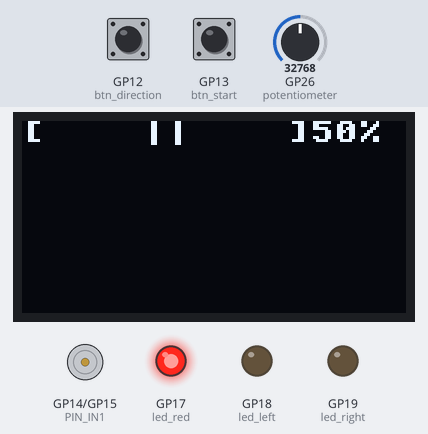
The program below on a simulated Raspberry Pi Pico running MicroPython. Shown: 128×64 one-colour display, motor-driver pin pairs drawn as motors (green arrow = first pin HIGH = forward, orange = second pin HIGH = backward, longer = more drive, scaled by the enable pin), output pins drawn as LEDs (lit = HIGH). Dashed ring = blinking. The inputs (shaded band) are chosen by the test bench; at power-on: GP13 (btn_start) LOW, GP12 (btn_direction) LOW, GP26 (potentiometer) = 32768 (analog values on the 0–65535 scale). Library files of the repository ran but are not shown: ssd1306.py; what the program prints to the serial console is not drawn.

Above: at 1.2 s.
1.3 s: GP13 (btn_start) pulled HIGH for 3.2 s
At 3.2 s:
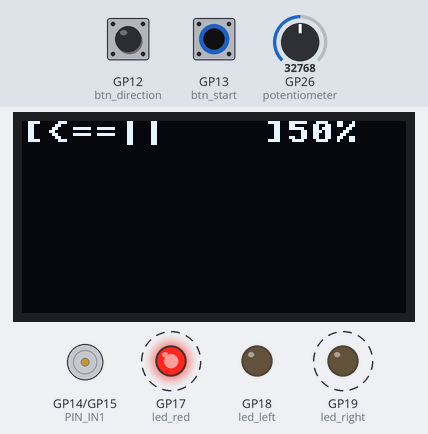
6.0 s: GP12 (btn_direction) pulled HIGH for 3.2 s
At 10.0 s:
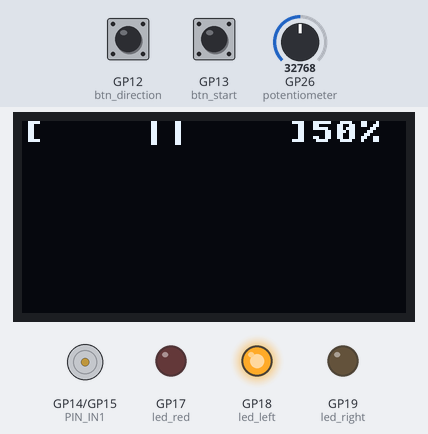
12.2 s: GP26 (potentiometer) set to 45874
At 12.8 s:
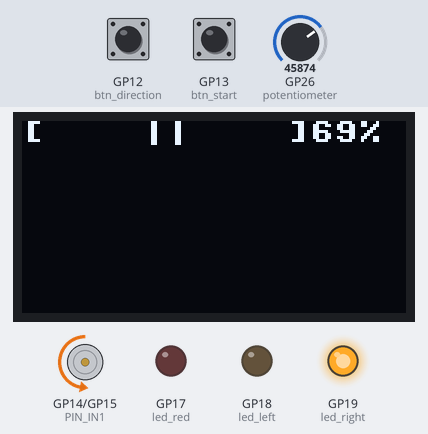
14.5 s: GP13 (btn_start) pulled HIGH for 0.15 s
At 14.8 s:
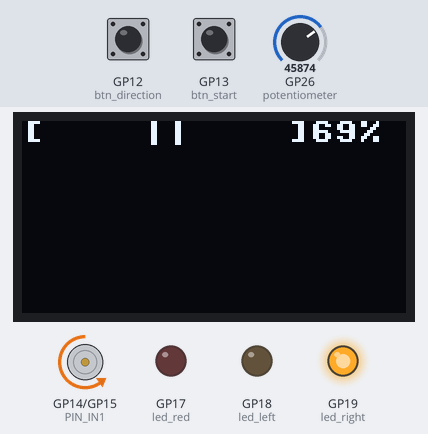
17.6 s: GP12 (btn_direction) pulled HIGH for 0.15 s
At 18.1 s:
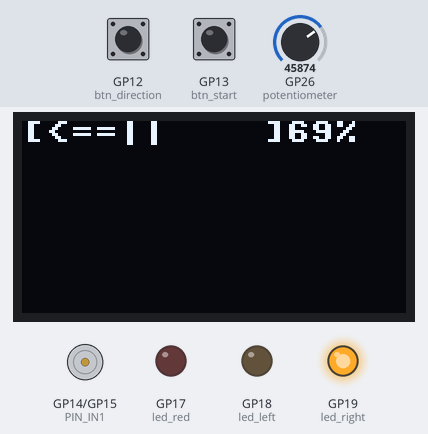
20.7 s: GP26 (potentiometer) set to 57670
At 21.5 s:
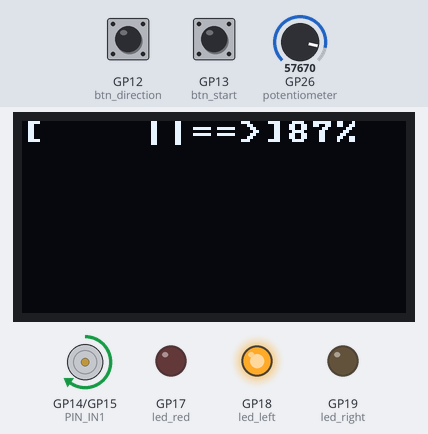
Timing chart, 0 to 23.7 s (numbered marks = the images above; inputs shaded):
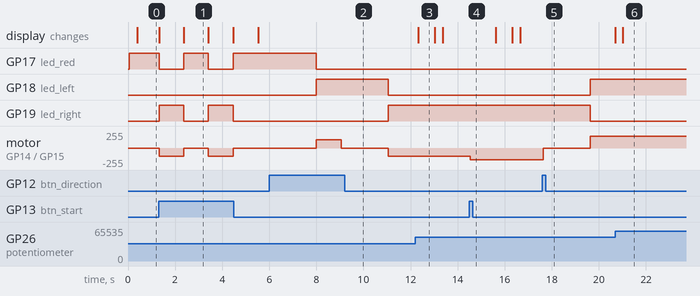

The program:

mode1.py
```python
from lib.drv8833 import DRV8833
import time
from lib.led import LED
from lib.button import Button
from lib.oled import OLED
from lib.potentiometer import Potentiometer

""" Program for controlling motor with displayed values"""
print("Mode 1 program")


# set pins of LEDs
led_green = LED(16)
led_red = LED(17)
led_left = LED(18)
led_right = LED(19)
btn_start = Button(13)
btn_direction = Button(12)

# init display at 0x3C
oled = OLED(sda_pin=20,scl_pin=21)


# Motor Driver (DRV8833)
PIN_IN1 = 14
PIN_IN2 = 15
motor = DRV8833(pin_in1=PIN_IN1, pin_in2=PIN_IN2)

#setup potentiometer
potentiometer = Potentiometer(26)

motorDirection: bool = False
motorState: bool = False
motor_speed = potentiometer.get_percentage()


def motorForward():
    motor.forward(motor_speed)
    led_green.on()
    led_red.off()
    led_left.on()
    led_right.off()

def motorBackward():
    motor.backward(motor_speed)
    led_green.on()
    led_red.off()
    led_left.off()
    led_right.on()

def motorStop():
    motor.stop()
    led_red.on()
    led_green.off()
    led_left.off()
    led_right.off()


def motorToggleDir():
    motor.stop()
    time.sleep(2)
    if(motorDirection):
        motorForward()

    else:
        motorBackward()


# returns the string for displaying progressbar
def progressBar():
    oled.clear()
    if(motorState):
        if(motorDirection):
            return "[    ||==>]"
        else:
            return "[<==||    ]"
    else:
        return "[    ||    ]"

motorStop()
try:
    while True:
        # read value from potentiometer
        motor_speed = potentiometer.get_percentage()
        # print out the progressbar and motor speed in percents
        oled.print_text(progressBar() + f"{motor_speed}%")
        if(btn_start.is_pressed()):
            print("start pressed")
            motorState = not motorState
            if(motorState): # if motor is running
                if(motorDirection): # resolve direction in which to spin
                    motorForward()

                else:
                    motorBackward()
            else:
                motorStop()
            time.sleep(1)
        if(btn_direction.is_pressed()):
            print("dir pressed")
            motorDirection = not motorDirection

            motorToggleDir()
            time.sleep(1)
# for stopping the program
except KeyboardInterrupt:
        motorStop()
        print("\n Program stopped")
        motor.stop()
```

drv8833.py
```python
from machine import Pin, PWM

class DRV8833:
    def __init__(self, pin_in1, pin_in2):
        self.pwm1 = PWM(Pin(pin_in1, Pin.OUT))
        self.pwm2 = PWM(Pin(pin_in2, Pin.OUT))
        self.pwm1.freq(1000)
        self.pwm2.freq(1000)
        self.stop()

    def _calculate_speed(self, speed):
        if speed < 0:
            speed = 0
        if speed > 100:
            speed = 100
        return int((speed / 100.0) * 65535)

    def forward(self, speed):
        pwm_val = self._calculate_speed(speed)
        self.pwm1.duty_u16(pwm_val)
        self.pwm2.duty_u16(0)

    def backward(self, speed):
        pwm_val = self._calculate_speed(speed)
        self.pwm1.duty_u16(0)
        self.pwm2.duty_u16(pwm_val)

    def stop(self):
        self.pwm1.duty_u16(0)
        self.pwm2.duty_u16(0)
```

led.py
```python
from machine import Pin, PWM

class LED:
    def __init__(self, pin_num):
        self.pin = Pin(pin_num, Pin.OUT)
        self.off()

    def on(self):
        self.pin.value(1)

    def off(self):
        self.pin.value(0)

    def toggle(self):
        self.pin.toggle()

class DimmableLED:
    def __init__(self, pin_num, freq=1000):
        self.pwm = PWM(Pin(pin_num, Pin.OUT))
        self.pwm.freq(freq)
        self.off()

    def set_brightness(self, percentage):
        if percentage < 0:
            percentage = 0
        if percentage > 100:
            percentage = 100
        self.pwm.duty_u16(int((percentage / 100.0) * 65535))

    def on(self):
        self.set_brightness(100)

    def off(self):
        self.set_brightness(0)
```

button.py
```python
from machine import Pin

class Button:
    def __init__(self, pin_num):
        self.pin = Pin(pin_num, Pin.IN, Pin.PULL_DOWN)

    def is_pressed(self):
        return self.pin.value() == 1
```

oled.py
```python
from machine import Pin, I2C
import ssd1306

class OLED:
    def __init__(self, i2c_num=0, sda_pin=0, scl_pin=1, width=128, height=64):
        self.width = width
        self.height = height
        self.i2c = I2C(i2c_num, sda=Pin(sda_pin), scl=Pin(scl_pin), freq=400000)
        self.display = ssd1306.SSD1306_I2C(self.width, self.height, self.i2c)
        self.clear()

    def clear(self):
        self.display.fill(0)
        self.display.show()

    def print_text(self, text, x=0, y=0):
        self.display.text(str(text), x, y)
        self.display.show()

    def draw_pixel(self, x, y, color=1):
        self.display.pixel(x, y, color)
        self.display.show()

    def draw_line(self, x1, y1, x2, y2, color=1):
        self.display.line(x1, y1, x2, y2, color)
        self.display.show()

    def draw_rect(self, x, y, w, h, color=1, filled=False):
        if filled:
            self.display.fill_rect(x, y, w, h, color)
        else:
            self.display.rect(x, y, w, h, color)
        self.display.show()
```

potentiometer.py
```python
from machine import ADC, Pin

class Potentiometer:
    def __init__(self, pin_num):
        self.adc = ADC(Pin(pin_num))

    def get_raw(self):
        return self.adc.read_u16()

    def get_percentage(self):
        return int((self.adc.read_u16() / 65535.0) * 100)
```

Measured:
- after the input at 1.3 s, GP17 (led_red), GP19 (led_right): alternates HIGH for 1.0 s and LOW for 1.0 s, starting at once; motor on GP14 (PIN_IN1) / GP15 (PIN_IN2): alternates backward 127/255 for 1.0 s and stopped for 1.0 s, starting at once; the display: first changes at once (image 1 shows a later state)
- after the input at 6.0 s, GP17 (led_red): HIGH → LOW after 2.0 s; GP18 (led_left): LOW → HIGH after 2.0 s, → LOW 3.0 s later; GP19 (led_right): LOW → HIGH after 5.1 s; motor on GP14 (PIN_IN1) / GP15 (PIN_IN2): stopped → forward 127/255 after 2.0 s, → stopped 1.0 s later, → backward 127/255 2.0 s later
- after the input at 12.2 s, the display: changes after 0.12 s (image 3)
- after the input at 14.5 s, motor on GP14 (PIN_IN1) / GP15 (PIN_IN2): backward 127/255 → backward 176/255 at once
- after the input at 17.6 s, GP18 (led_left): LOW → HIGH after 2.0 s; GP19 (led_right): HIGH → LOW after 2.0 s; motor on GP14 (PIN_IN1) / GP15 (PIN_IN2): backward 176/255 → stopped at once, → forward 176/255 2.0 s later
- what the display in image 1 shows lasts 1.0 s, from 2.4 s to 3.4 s
- what the display in image 3 shows lasts 0.7 s, from 12.3 s to 13.0 s
